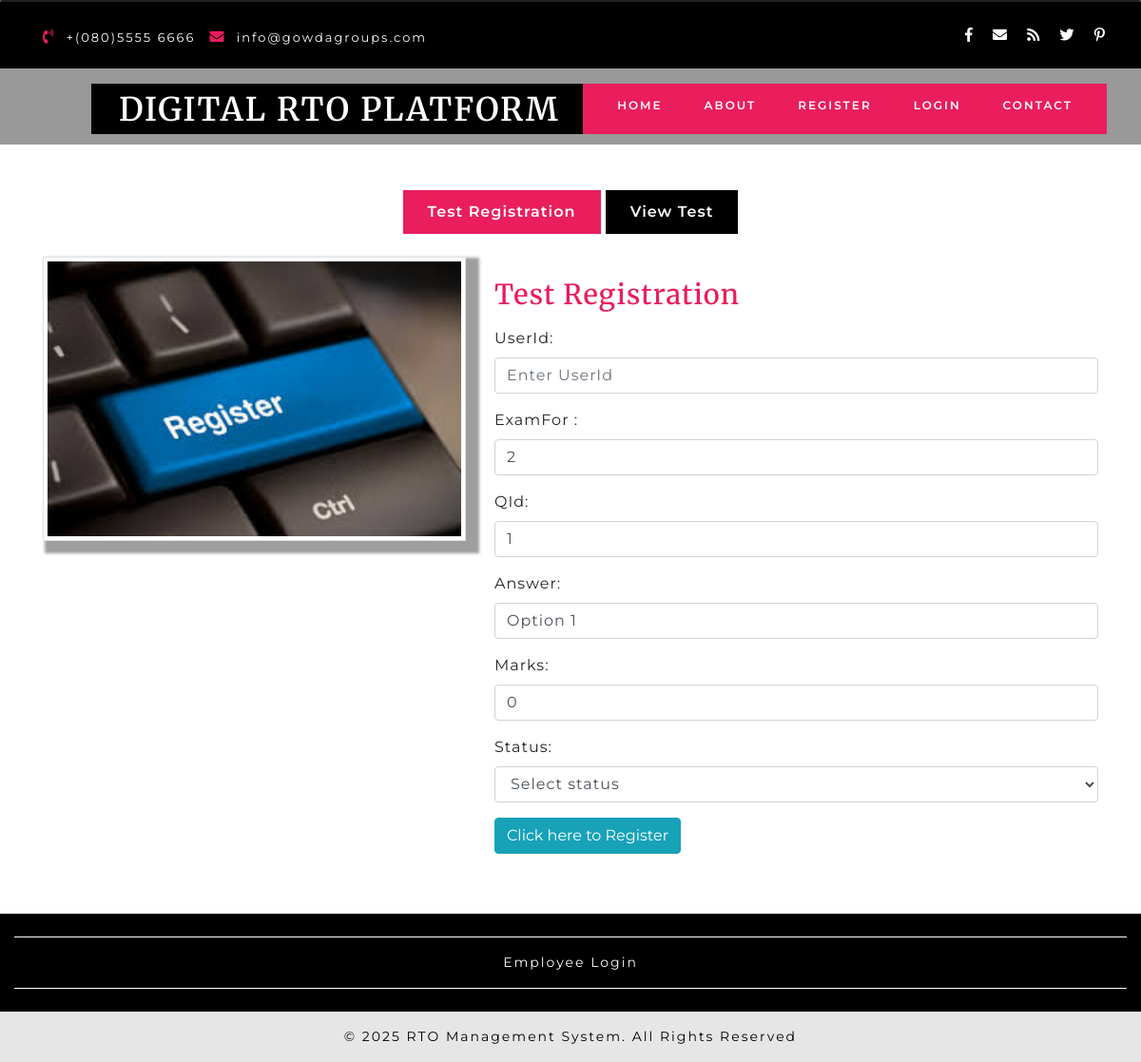
The page /DIGITALRTOPLATFORM/test.php?editid=1 on the database its author committed.
### tables this page shows
CREATE TABLE `test` (
  `testid` int(10) NOT NULL,
  `enrollerid` int(10) NOT NULL,
  `examfor` varchar(25) NOT NULL,
  `qid` int(10) NOT NULL,
  `answer` varchar(10) NOT NULL,
  `marks` int(10) NOT NULL,
  `status` varchar(10) NOT NULL
);

### DIGITALRTOPLATFORM/test.php (the view, shortened to what this page needs)
<?php
include("header.php");
if(isset($_GET['editid']))
{
	$sqledit ="SELECT * FROM test WHERE testid='$_GET[editid]'";
	$qsqledit = mysqli_query($con,$sqledit);
	$rsedit = mysqli_fetch_array($qsqledit);
}
?>
      <div class="slider">
        <div class="callbacks_container">
          <ul class="rslides" id="slider4">
            <li style="background-color:black;height:150px;">
            </li>
			</ul>
        </div>
      </div>
    </div>
	<section class="about" id="about">
      <div class="container py-lg-5 py-md-5 py-sm-4 py-3">
        <div id="horizontalTab">
          <ul class="resp-tabs-list justify-content-center">
            <li data-blast="bgColor">Test Registration</li>
            <li data-blast="bgColor">View Test</li>
          </ul>
          <div class="resp-tabs-container">
			<div class="tab1">
              <div class="row mt-lg-4 mt-3">
                <div class="col-md-5 about-txt-img">
                  <img src="images/register.jpg" class="img-thumbnail" width="100%">
                </div>
                <div class="col-md-7 latest-list">
                  <div class="about-jewel-agile-left">
                    <h5 class="mb-3" data-blast="color">Test Registration  </h5>
                    <p>
<form action="" method="post" onsubmit="return validateform()">
    <div class="form-group">
      <label for="email">UserId:<span class="classvalidate" id="iduserid"></span></label>
	  <input type="text" class="form-control" id="userid" placeholder="Enter UserId" name="userid" value="<?php echo $rsedit[userid]; ?>" >
    </div>
	<div class="form-group">
      <label for="email">ExamFor :<span class="classvalidate" id="idexamfor"></span></label>
     <input type="text" class="form-control" id="examfor" placeholder="Enter ExamFor" name="examfor" value="<?php echo $rsedit[examfor]; ?>">
    </div>
    <div class="form-group">
      <label for="email">QId:<span class="classvalidate" id="idqid"></span></label>
      <input type="text" class="form-control" id="qid" placeholder="Enter QId" name="qid" value="<?php echo $rsedit[qid]; ?>">
    </div>
	<div class="form-group">
      <label for="email">Answer:<span class="classvalidate" id="idanswer"></span></label>
      <input type="text" class="form-control" id="answer" placeholder="Enter Answer" name="answer" value="<?php echo $rsedit[answer]; ?>">
    </div>
	<div class="form-group">
      <label for="email">Marks:<span class="classvalidate" id="idmarks"></span></label>
      <input type="text" class="form-control" id="marks" placeholder="Enter Marks" name="marks" value="<?php echo $rsedit[marks]; ?>">
    </div>
	<div class="form-group">
      <label for="email">Status:<span class="classvalidate" id="idstatus"></span></label>
      <select id="status" name="status" class="form-control">
		<option value="">Select status</option>
	  </select>
    </div>
    <button type="submit" name="submit" class="btn btn-info">Click here to Register</button>
  </form>
					</p>
                  </div>
                </div>
              </div>
            </div>
			</div>
        </div>
      </div>
    </section>
<?php
include("footer.php");
?>

### DIGITALRTOPLATFORM/css/style.css (style rules this page uses)
html, body { padding: 0; margin: 0; background: #fff; letter-spacing: 1px; font-family: 'Montserrat', sans-serif; }
select,input[type="email"],input[type="text"],input[type=password], input[type="button"],input[type="submit"],textarea { font-family: 'Montserrat', sans-serif; transition:0.5s all; -webkit-transition:0.5s all; -moz-transition:0.5s all; -o-transition:0.5s all; -ms-transition:0.5s all; letter-spacing: 1px; }
h1, h2, h3, h4, h5, h6 { margin: 0; padding: 0; font-family: 'Merriweather', serif; letter-spacing: 1px; }
p { margin: 0; padding: 0; letter-spacing: 1px; font-family: 'Montserrat', sans-serif; font-size:14px; }
ul { margin: 0; padding: 0; list-style-type: none; }
.wthree-left-right p,.about-jewel-agile-left p,.blog-txt-info p,.addres-office-hour ul li p,.footer-office-hour p,.footer-office-hour p a,.ser-inner-info p { font-size: 14px; color: #fff; line-height: 28px; }
.about-jewel-agile-left p,.blog-txt-info p,.bottom-para h6 a,.footer-office-hour p { color:#000; }
.rslides { position: relative; list-style: none; overflow: hidden; width: 100%; padding: 0; margin: 0; }
.rslides li { -webkit-backface-visibility: hidden; position: absolute; display: none; width: 100%; left: 0; top: 0; }
.rslides li:first-child { position: relative; display: block; float: left; }
.rslides { margin: 0 auto 40px; }
.callbacks_container { position: relative; float: left; width: 100%; }
.callbacks { position: relative; list-style: none; overflow: hidden; width: 100%; padding: 0; margin: 0; }
.callbacks li { position: absolute; width: 100%; left: 0; top: 0; }
.about-txt-img img { box-shadow:8px 7px 3px 6px #9e9e9e; border-radius: 0px; }
.about-jewel-agile-left h5 { font-size: 32px; padding: 23px 0px 0px; color:#ea1d5d; }
ul.resp-tabs-list { text-align: center; }
.resp-tabs-list li { font-weight: 600; font-size: 16px; display: inline-block; padding: 13px 30px; margin: 0; list-style: none; background: #000; cursor: pointer; color: #fff; }
.resp-tabs-container { padding: 0px; background-color: #fff; clear: left; }
.resp-tab-content { display: none; padding:0px 0px 15px; }
.resp-tab-active { border: 1px solid #c1c1c1; border-bottom: none; margin-bottom: -1px !important; }
.resp-tab-active { border: none; background-color: #ea1d5d !important; color: #000; }
.resp-tab-content { border:none; }
.resp-tab-content-active { display: block; }
@media (max-width:1440px) { .resp-tabs-list li { padding: 11px 26px; } }
@media (max-width:1440px) { .about-jewel-agile-left h5 { font-size: 30px; } }
@media (max-width:1280px) { .about-jewel-agile-left h5 { font-size: 29px; } }

### rows shown on the page
test: examfor "2", qid "1", answer "Option 1", marks "0"
